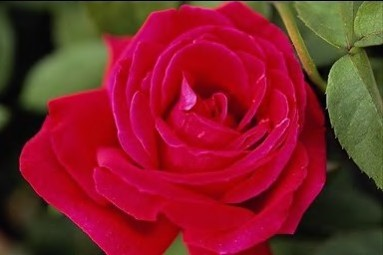
#> input picture test1/flower.jpg, 383 x 255 px
$ python 1-5.py
#> lines starting #> are read from the running program, lines starting #| are printed output that depends on the picture
from skimage import data, io
from matplotlib import pyplot as plt
import numpy as np  # 导入所需类包

image = io.imread("flower.jpg")  # 载入测试图像
#> image is the input picture: shape (255, 383, 3); mean R, G, B 129.8, 33, 40.7
print(image.shape)  # 显示图像原始大小
#| (255, 383, 3)
print(type(image))  # 显示图像类型
#| <class 'numpy.ndarray'>
ratio = 20  # 设置采样比率
image1 = np.zeros((int(image.shape[0] / ratio),
                   int(image.shape[1] / ratio), image.shape[2]), dtype='int32')  # 设置采样后图像大小

for i in range(image1.shape[0]):
    for j in range(image1.shape[1]):
        for k in range(image1.shape[2]):  # 对图像进行遍历
            delta = image[i * ratio:(i + 1) * ratio, j * ratio:(j + 1) * ratio, k]  # 获取需要采样图像块
            image1[i, j, k] = np.mean(delta)  # 计算均值，并存入结果图像
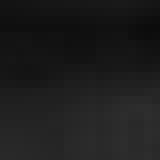
#> delta: shape (20, 20) (shown 8 times larger); min 12, max 46, mean 28.7
plt.imshow(image1)  # 打印采样后图像图像
plt.show()
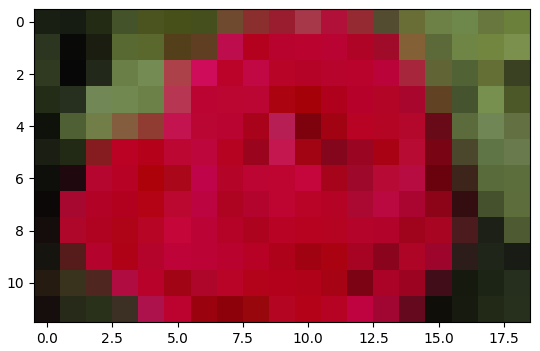
#> figure drawn by matplotlib, 1 panel
